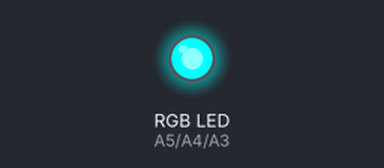
Recording of a sketch running on a simulated Arduino Uno, built with avr-gcc and run on an emulated ATmega328P. Shown: an RGB LED mixed from three pins (HIGH = lit).

Above: at 0.1 s.
At 96.1 s:
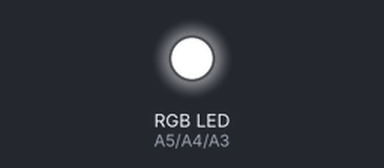
Timing chart, 0 to 129.5 s (numbered marks = the images above):
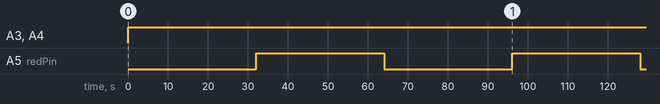

Measured:
- by itself, A3 (bluePin), A4 (greenPin): LOW → HIGH at 0.00 s
- by itself, A5 (redPin): alternates HIGH for 32.0 s and LOW for 32.0 s

The sketch:

rgb2.ino
```cpp
int redPin   = A5;
int greenPin = A4;
int bluePin  = A3;

int dt = 250;

void setup() {
  // put your setup code here, to run once:

  pinMode(redPin, OUTPUT);
  pinMode(greenPin, OUTPUT);
  pinMode(bluePin, OUTPUT);

}

void loop() {
  // put your main code here, to run repeatedly:

  for(int i = 0 ; i < 256; ++i){
    analogWrite(redPin, i);
    analogWrite(greenPin, 255);
    analogWrite(bluePin, 255);

    delay(dt);
  }

}
```
